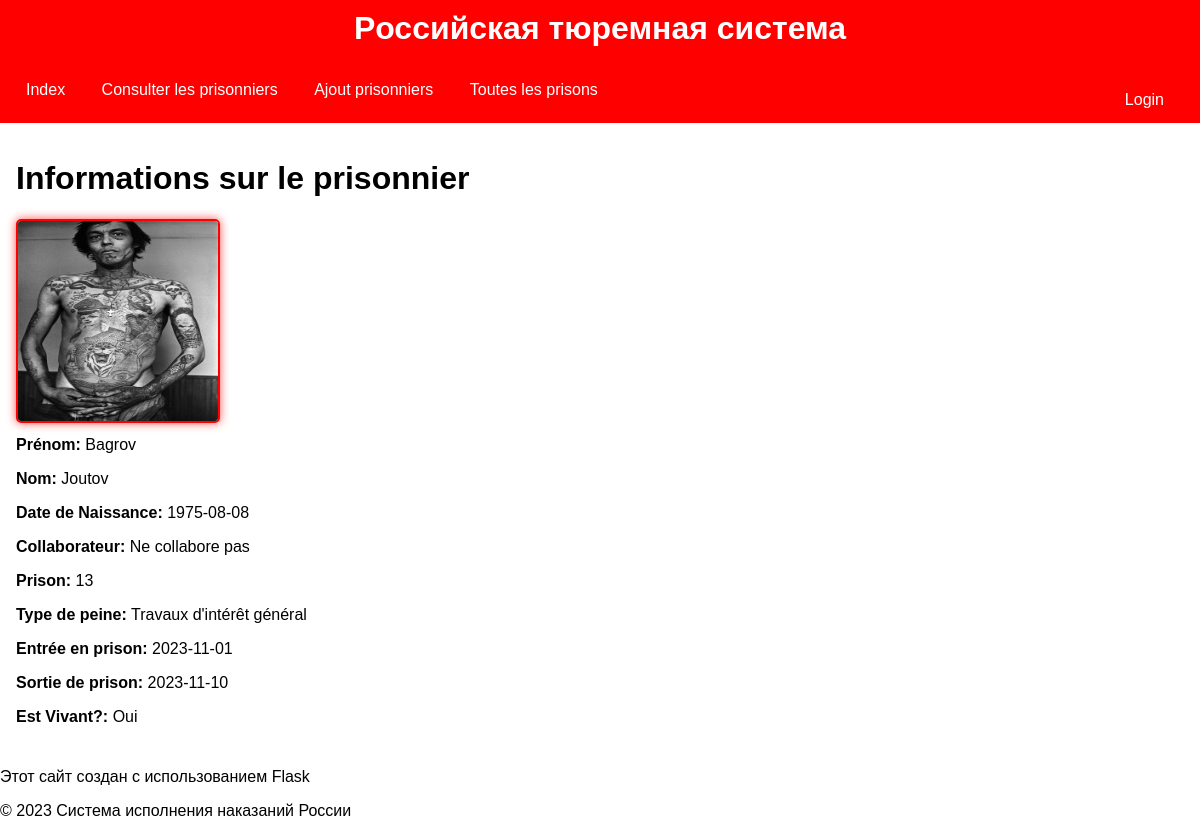
Page /ConsultPrisonner?id=1 on the earlier database version.
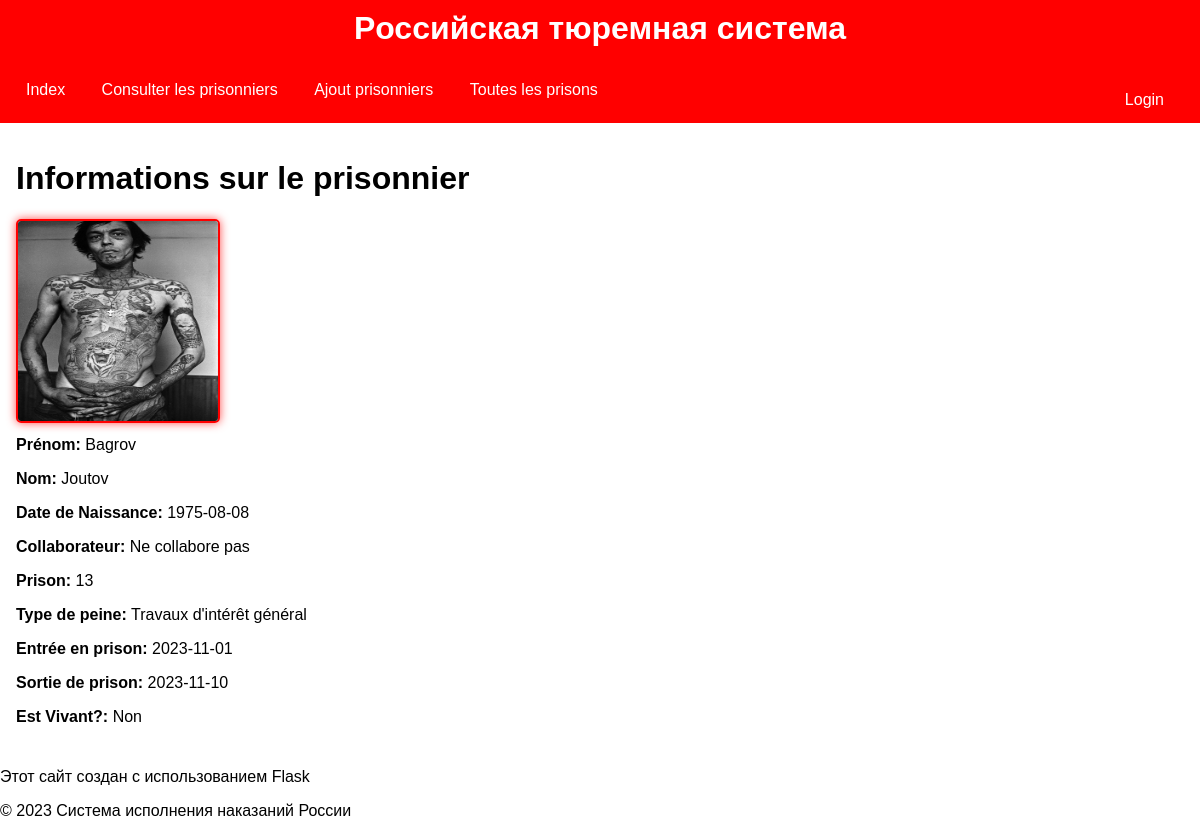
Same page on the later database version.
### tables this page shows
CREATE TABLE "prisonners" (
	"id"	INTEGER,
	"prenom"	VARCHAR(100),
	"nom"	VARCHAR(100),
	"birthday"	DATE,
	"type_de_peine"	VARCHAR(100),
	"collaborateur"	BOOLEAN,
	"prison_id"	INT,
	"image"	TEXT,
	"isAlive"	INTEGER,
	FOREIGN KEY("prison_id") REFERENCES "prison"("id"),
	PRIMARY KEY("id" AUTOINCREMENT)
);

### app.py (the view)
@app.route("/ConsultPrisonner", methods=['GET','POST'])
def ConsultPrisonner():
    if request.method=="GET":
        id_prisonnier=request.args.get('id', default="", type=str)
        prisonner=func.Prisonnier.getPrisonner(id_prisonnier)
        peine=func.Peine.getPeineFromUserID(id_prisonnier)
        prisons=func.Prison.getAllPrisons()
        return render_template("prisonnerInformation.html", id_prisonnier=id_prisonnier,prisonner=prisonner, peine=peine, prisons=prisons )

### classes.py (called while the page is built)
def connect_database(database_path):
    return sqlite3.connect(database_path)

    def getAllPrisons():
        conn =connect_database('goodDB.db')
        cursor = conn.cursor()
        prisons=cursor.execute("SELECT * FROM prison").fetchall()
        return prisons

    def getPrisonner(id):
        conn=connect_database('goodDB.db')
        cursor = conn.cursor()
        query = "SELECT * FROM prisonners WHERE id = ?"
        cursor.execute(query, (id,))
        result = cursor.fetchone()
        prisonnier=Prisonnier(result[1], result[2], result[3], result[4], result[5], result[6], result[7], result[8])
        conn.close()
        return prisonnier

    def getPeineFromUserID(prisonnerId):
        conn=connect_database('goodDB.db')
        cursor = conn.cursor()
        query = "SELECT * from peine WHERE user_id = ?"
        cursor.execute(query,(prisonnerId,))
        result = cursor.fetchone()
        peine=Peine(result[1], result[2], result[4], result[5])
        conn.close()
        return peine

### templates/prisonnerInformation.html (shortened to what this page needs)
</head>
<body>
{% extends 'layout.html' %}
{% block content %}
{% if prisonner %}
<h1>Informations sur le prisonnier</h1>
<img src="{{ url_for('static', filename='uploads/' + prisonner.image + '.jpg') }}" width="200" height="200" style="vertical-align: bottom;">
<p> <strong>Prénom:</strong> {{ prisonner.Prenom }}</p>
<p> <strong>Nom:</strong> {{ prisonner.Nom }}</p>
<p> <strong>Date de Naissance:</strong> {{ prisonner.birthday }}</p>
<p> <strong>Collaborateur:</strong> {{ 'Collabore avec le système' if prisonner.collaborateur else 'Ne collabore pas' }}</p>
<p> <strong>Prison:</strong> {{ prisonner.prison_id }}</p>
<p> <strong>Type de peine:</strong> {{ peine.type_de_peine }}</p>
<p> <strong>Entrée en prison:</strong> {{ peine.entry_date }}</p>
<p> <strong>Sortie de prison:</strong> {{ peine.out_door }}</p>
<p> <strong>Est Vivant?:</strong> {{'Oui' if prisonner.isAlive else 'Non' }}</p>
{% endif %}
{% endblock %}

Differences in the rows shown:
changed prisonners "Bagrov": isAlive "Oui" → "Non"
